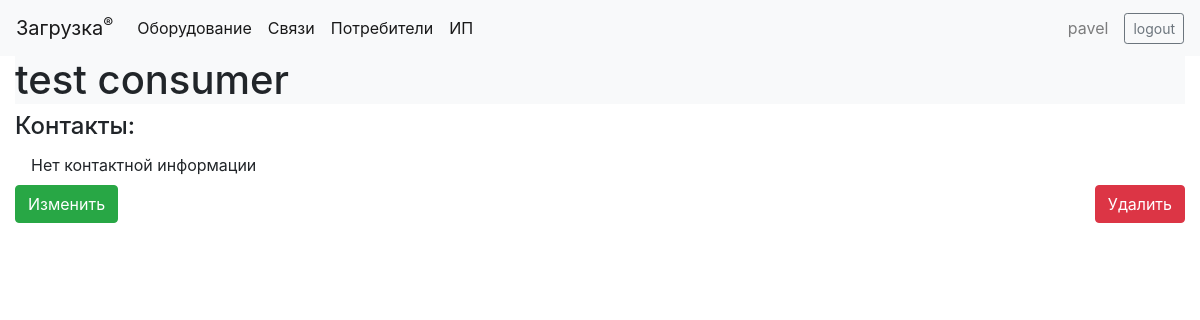
Page /register/consumer/6 (signed in) on the earlier database version.
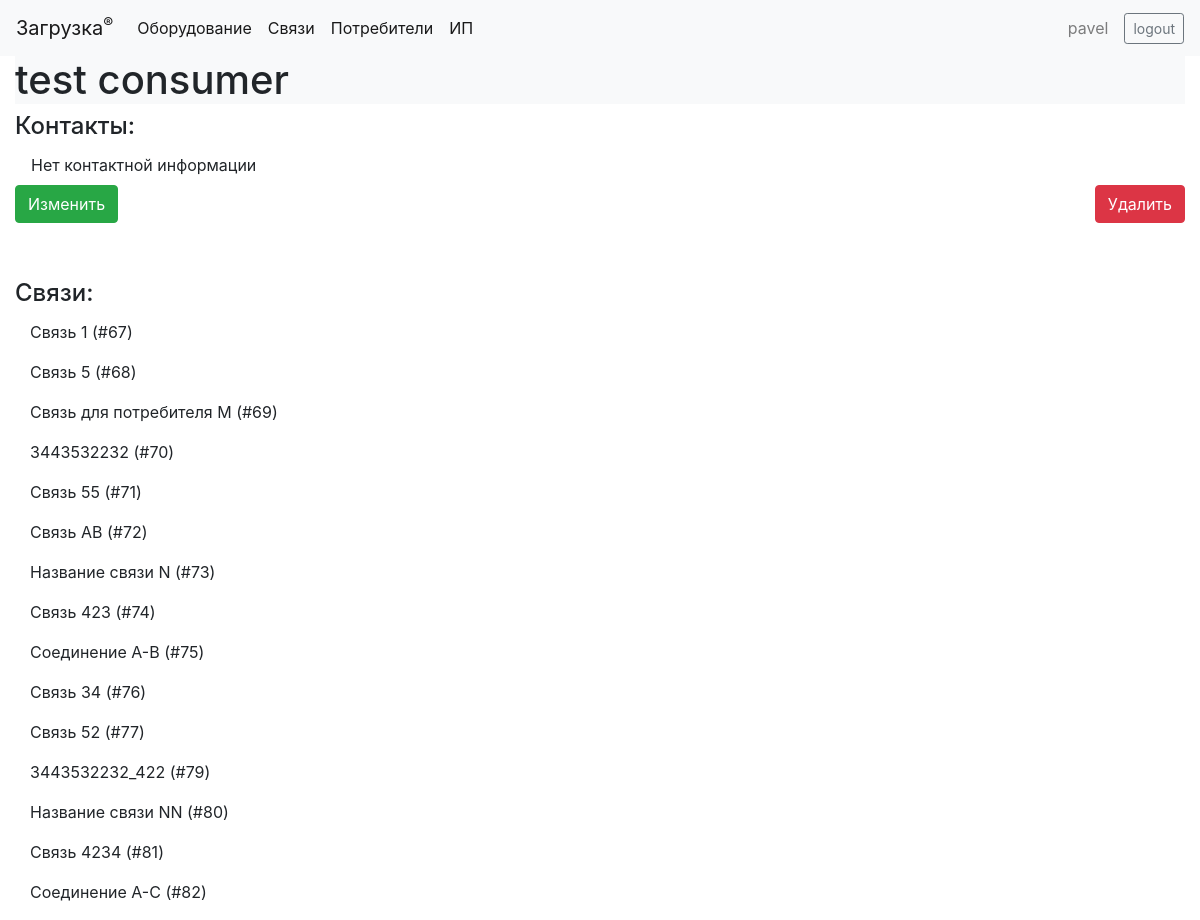
Same page on the later database version.
### register/models.py (models this page shows, shortened)
class Communication(models.Model):
    service_status_choices = [
        ('E', 'enabled'),
        ('D', 'disabled')
    ]
    name = models.CharField(max_length=150, null=False)
    service_status = models.CharField(max_length=1, choices=service_status_choices, default='E')
    create_date = models.DateTimeField(auto_now_add=True)
    note = models.TextField(null=True, blank=True)
    direction_from = models.ForeignKey(EndPoint, on_delete=models.RESTRICT, null=True, related_name='direction_from')
    direction_to = models.ForeignKey(EndPoint, on_delete=models.RESTRICT, null=True, related_name='direction_to')
    consumer = models.ForeignKey(Consumer, on_delete=models.RESTRICT, related_name='communications')
    communication_type = models.ForeignKey(InterfaceType, null=True, on_delete=models.SET_NULL, related_name='communications')
    class Meta:
        unique_together = ('name', 'direction_from', 'direction_to', 'consumer', 'communication_type')
    def __str__(self):
        return f"{self.name} (#{self.id})"

### register/views.py (the view)
# urls.py: re_path(r'^consumer/(?P<pk>\d+)$', views.ConsumerDetailView.as_view(), name='consumer_detail'),
class ConsumerDetailView(generic.DetailView):
    model = Consumer

### register/templates/register/consumer_detail.html
{% extends "base_generic.html" %}
{% block content %}
    {% include 'register/consumer_detail_ajax.html' %}
{% endblock %}

### register/templates/register/consumer_detail_ajax.html (shortened to what this page needs)
{% if consumer %}
    <div class="">
        <div class="bg-light">
            <h1>{{ consumer.name }}</h1>
        </div>
        <div class="">
            {% if consumer.telephone %}
                <h4 class="card-title">Контакты: </h4><p class="card-text mx-3">{{ consumer.telephone }}</p>
            {% else %}
                <h4 class="card-title">Контакты: </h4><p class="card-text mx-3">Нет контактной информации</p>
            {% endif %}
        </div>
    </div>
    <div class="clearfix my-2">
        <a href="{% url 'consumer_edit' consumer.id %}" class="btn btn-success float-left">Изменить</a>
        <a href="{% url 'consumer_edit' consumer.id %}?delete" name="delete" class="btn btn-danger float-right">Удалить</a>
    </div>
    <div class="pt-5">
        {% if consumer.communications.all %}
            <h4 class="card-title">Связи:</h4>
            {% for communication in consumer.communications.all %}
                <p style="margin-left: 15px;">{{ communication }}</p>
            {% endfor %}
        {% endif %}
    </div>
{% endif %}

Differences in the rows shown:
added Communication: name+id "Связь 1 (#67)"
added Communication: name+id "Связь 5 (#68)"
added Communication: name+id "Связь для потребителя М (#69)"
added Communication: name+id "3443532232 (#70)"
added Communication: name+id "Связь 55 (#71)"
added Communication: name+id "Связь АВ (#72)"
added Communication: name+id "Название связи N (#73)"
added Communication: name+id "Связь 423 (#74)"
added Communication: name+id "Соединение А-В (#75)"
added Communication: name+id "Связь 34 (#76)"
added Communication: name+id "Связь 52 (#77)"
added Communication: name+id "3443532232_422 (#79)"
added Communication: name+id "Название связи NN (#80)"
added Communication: name+id "Связь 4234 (#81)"
added Communication: name+id "Соединение А-C (#82)"
Other differences:
text now shown: "Связи:"
